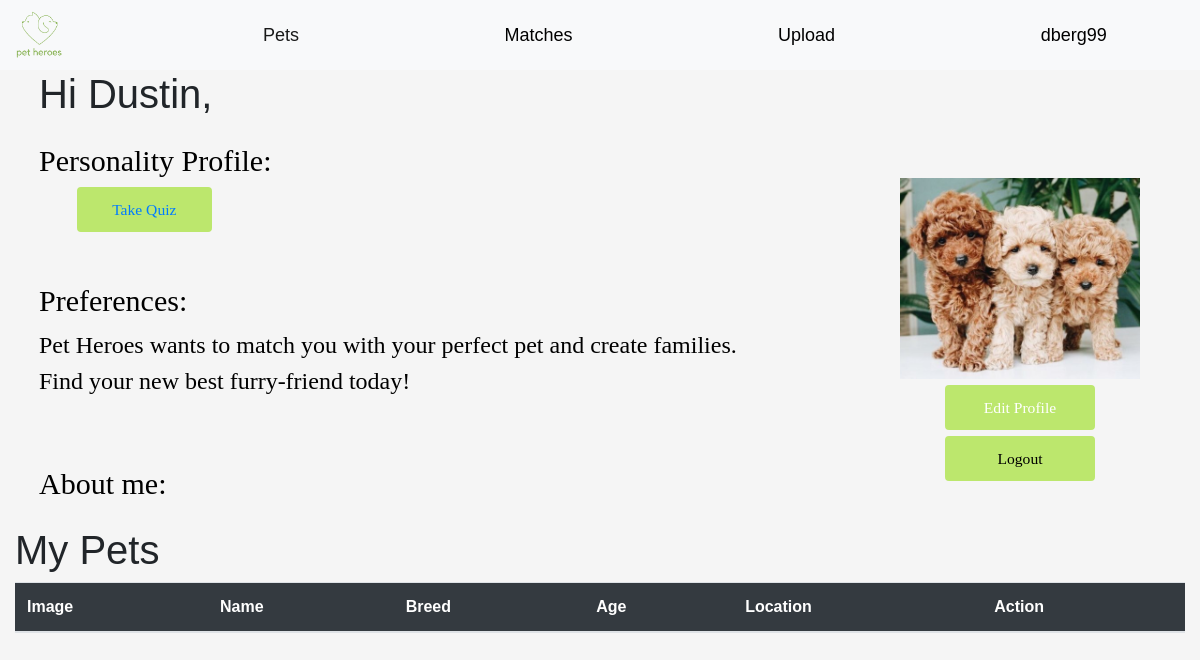
The app's page /account.php (signed in), older data.
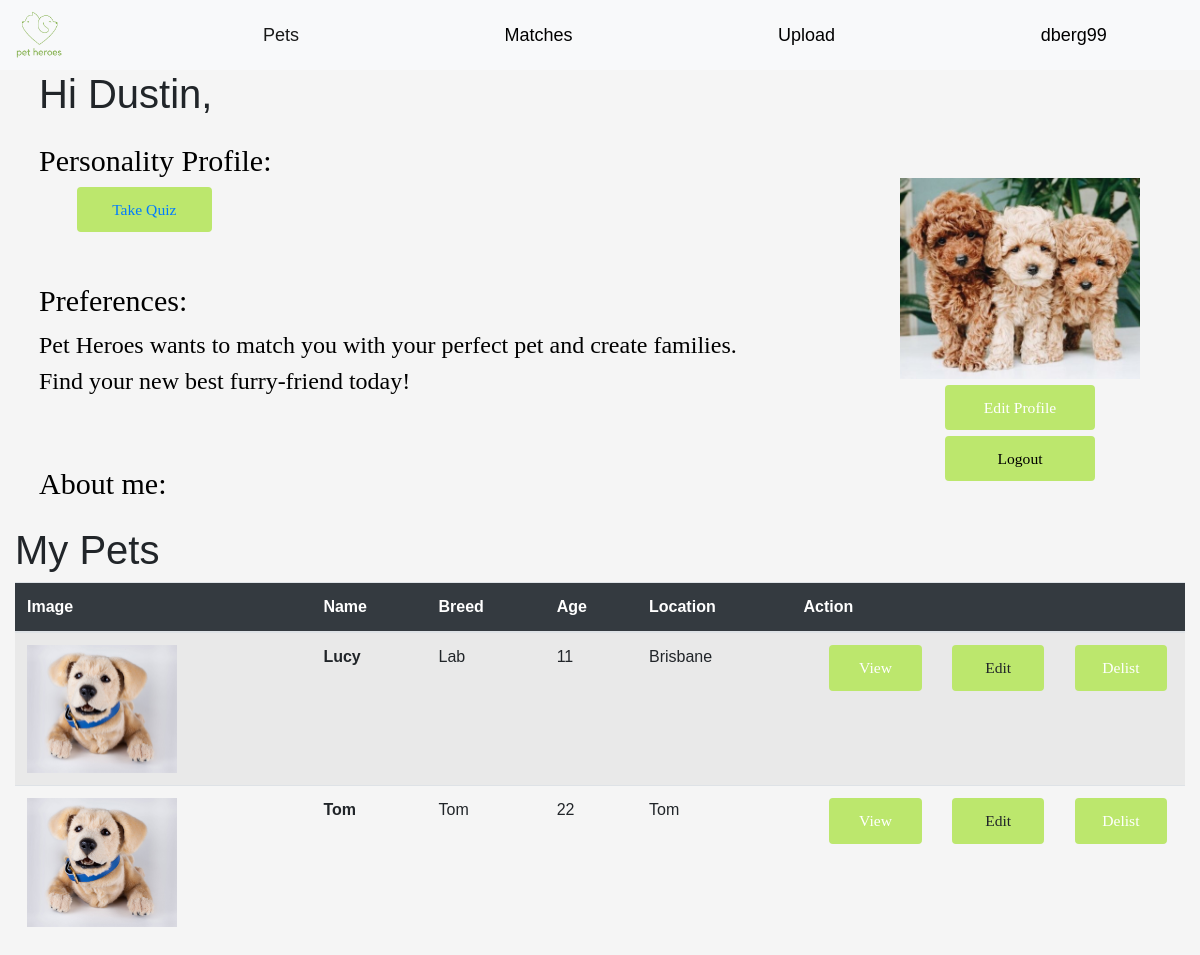
The same page, newer data.
### tables this page shows
CREATE TABLE `pets` (
  `pet_id` int(11) NOT NULL,
  `pet_name` varchar(100) NOT NULL,
  `location` varchar(100) NOT NULL,
  `user_id` varchar(100) NOT NULL,
  `breed` varchar(100) NOT NULL,
  `age` varchar(100) NOT NULL,
  `picture_destination` varchar(150) NOT NULL,
  `description` varchar(1000) NOT NULL
);

### additional/mypets.inc.php (called while the page is built, shortened)
<?php
require_once 'dbh.inc.php';
require_once 'functions.inc.php';
$user_id = $_SESSION['user_id'];
$result = fetchMyPets($conn, $user_id);

### additional/functions.inc.php (called while the page is built, shortened)
<?php
function fetchMyPets($conn, $user_id){
    $sql = "SELECT * FROM pets WHERE user_id = $user_id;";
    $stmt = mysqli_stmt_init($conn);
    if (!mysqli_stmt_prepare($stmt, $sql)) {
        header("location: ../sign_up.php?error=stmt_failed");
        exit();
    }
    mysqli_stmt_execute($stmt);
    $resultData = mysqli_stmt_get_result($stmt);
    return $resultData;
}

### account.php (the view, shortened to what this page needs)
<!DOCTYPE html>
<html lang="en">
<head>
    <?php include_once 'header.php'?>
    <?php require_once 'additional/mypets.inc.php'?>
</head>
<body style="background-color: whitesmoke">
<div class="images">
    <img src="Files/image%202.png" style="width: 80%">
    <a class="btn btn-primary" href="edit_profile.php?edit=<?php echo $_SESSION['user_id']?>" style="width: 50%; margin-top: 2%; margin-left: 15%;">Edit Profile</a>
    <button type="button" class="boxhead a btn rounded-pill" style="width: 50%; margin-top: 2%; margin-left: 15%;"><a href="/additional/logout.inc.php">Logout</a></button>
</div>
<div class="container">
    <div class="row">
        <div class="col-sm header">
            <h1>Hi <?php echo $_SESSION['first_name']?>,</h1>
        </div>
    </div>
    <div class="row">
        <div class="col-sm-6">
            <h1>Personality Profile:</h1>
            <a type="button" class="btn rounded-pill" href='setup_preferences1.php'>Take Quiz</a>
        </div>
    </div>
    <div class="row">
        <div class="col-sm-8">
            <h1>Preferences:</h1>
        </div>
        <div class="col-sm-8">
            <p>Pet Heroes wants to match you with your perfect pet and create families. Find your new best furry-friend today!</p>
        </div>
    </div>
    <div class="row">
        <div class="col-sm-8">
            <h1>About me:</h1>
        </div>
        <div class="col-sm-8">
        </div>
    </div>
</div>
<div class="container-fluid">
    <h1>My Pets</h1>
    <table class="table table-striped table-hover">
        <thead style="background-color: #343a40; color: white">
        <tr>
            <th>Image</th>
            <th>Name </th>
            <th>Breed</th>
            <th>Age</th>
            <th>Location</th>
            <th>Action</th>
        </tr>
        </thead>
        <?php while ($row = $result->fetch_assoc()){?>
            <tr>
                <td><img src="uploads/<?php echo $row['picture_destination']?>" style="max-width: 150px"/></td>
                <td><b><?php echo $row['pet_name']?></b></td>
                <td><?php echo $row['breed']?></td>
                <td><?php echo $row['age']?></td>
                <td><?php echo $row['location']?></td>
                <td>
                    <a href="pet.php?pet=<?php echo $row['pet_id'];?>" class="btn btn-secondary">View</a>
                    <?php if ($row['user_id'] == $_SESSION['user_id']){
                        ?>
                        <a href="list.php?edit=<?php echo $row['pet_id'];?>" class="btn btn-warning">Edit</a>
                        <a href="additional/list.inc.php?delete=<?php echo $row['pet_id']; ?>" class="btn btn-danger">Delist</a>
                        <?php
                    } else {
                        echo null;
                    } ?>
                </td>
            </tr> <?php
        } ?>
    </table>
</div>
</body>

### header.php (shortened to what this page needs)
<!DOCTYPE html>
<html lang="en">
<head>
    <link rel="stylesheet" href="css/bootstrap.css">
    <link rel="stylesheet" href="css/style.css">
</head>
<body>
<?php if (isset($_SESSION['username'])){ ?>
    <nav class='navbar sticky-top navbar-expand-lg navbar-light bg-light'>
        <a href='landing_page.php' ><img src='Files/logo.png' style='width: 70px; margin-left: 5%'></a>
  <div class='collapse navbar-collapse' id='navbarToggler9'>
    <ul class='navbar-nav'>
      <li class='nav-item active'>
        <a class='nav-link' href='all_pets.php' style='font-size: 1.5vw'>Pets</a>
      </li>
      <li class='nav-item'>
        <a class='nav-link' href='home.php'style='font-size: 1.5vw' >Matches</a>
      </li>
      <li class='nav-item'>
        <a class='nav-link' href='list.php' style='font-size: 1.5vw'>Upload</a>
      </li>
      <li class='nav-item'>
        <a class='nav-link float-md-right' href='account.php' style='font-size: 1.5vw'><?php echo $_SESSION['username']; ?></a>
      </li>
    </ul>
  </div>
</nav>
<?php
}
?>
</body>

### css/style.css (style rules this page uses)
body { margin: 0; font-family: Arial, Helvetica, sans-serif; }

### header.php (style rules this page uses)
@media only screen and (min-width: 960px) { .navbar .navbar-nav .nav-link { padding: 1em 0.7em; } }
@media only screen and (min-width: 960px) { .navbar { padding: 0; } }
.navbar .navbar-nav .nav-link { position: relative; color: black; z-index: 2; }
.navbar .navbar-nav .nav-link::after { position: absolute; bottom: 0; left: 0; right: 0; margin: auto; background-color: #BCE76D; color: transparent; width: 0%; content: ''; height: 3px; transition: all 0.5s; }
.nav-item { margin-left: 55%; }

### account.php (style rules this page uses)
.container { margin-left: 2%; }
.col-sm-6 { margin-top: 1%; }
.col-sm-6 h1 { font-size: 2.5vw; color: black; font-family: "Chelsea Market"; margin-top: 1%; }
.col-sm-8 h1 { font-size: 2.5vw; color: black; font-family: "Chelsea Market"; margin-top: 7%; }
.col-sm-8 p { font-size: 2vw; color: black; font-family: "Chelsea Market"; }
.images { position: fixed; margin-left: 75%; margin-top: 9%; }
.boxhead a { color: black; text-decoration: none; }
.btn { background: #BCE76D; border-color:#BCE76D; width: 25%; font-size: 1.3vw; margin-left: 7%; border-width: 5px; font-family: "Chelsea Market"; }

Row changes from the older to the newer data that the page shows:
added pets: picture_destination (picture), pet_name "Lucy", breed "Lab", age "11", location "Brisbane"
added pets: picture_destination (picture), pet_name "Tom", breed "Tom", age "22", location "Tom"
